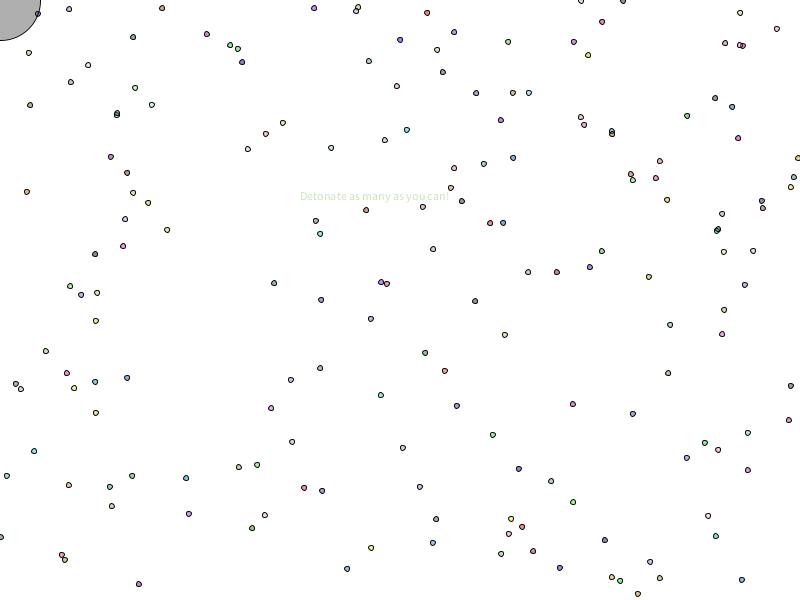
Frame 1 (no input)
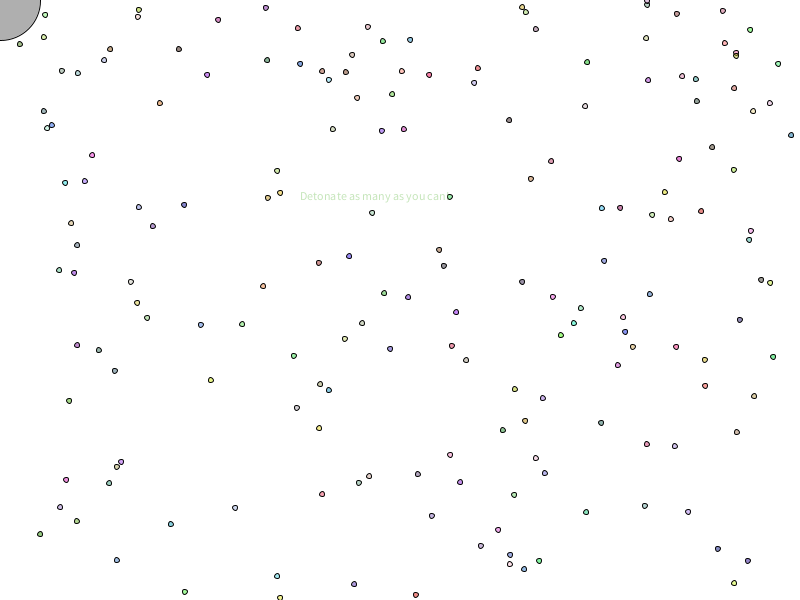
Frame 60 (the mouse pressed at the canvas centre just before this capture)
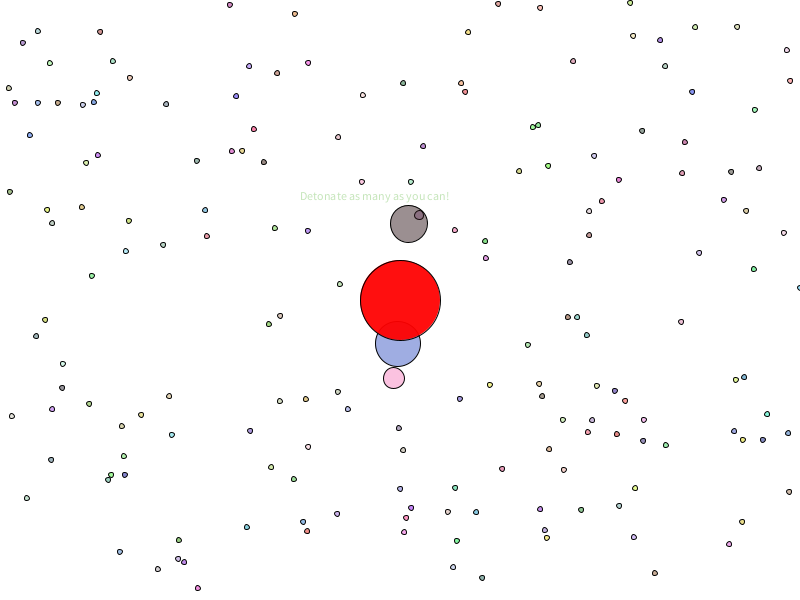
Frame 120 (the mouse held since frame 60 and released just before this capture)

The Processing sketch that drew these frames (run headless with seeded random() and noise(); from frame 60 on, the mouse is pressed at the canvas centre):

// Processing sketch: processing_78679
// ── processing_78679.pde

int count = 180;
float[] color1;
float[] color2;
float[] color3; 
float[] xpos;
float[] ypos;
float[] speedX;
float[] speedY;
float[] rad;
 
void setup(){
 
  size(800, 600);
  background(255);
  smooth();
  noCursor();
 
  xpos = new float[count];
  ypos = new float[count];
  speedX = new float[count];
  speedY = new float[count];
  color1 = new float[count];
  color2 = new float[count];
  color3 = new float[count];
  rad = new float[count];
 
  int n = 0;
  while(n < count){
 
    color1[n] = random(255);
    color2[n] = random(255); 
    color3[n] = random(250); 
    xpos[n] = random(800);
    ypos[n] = random(600);
    speedX[n] = random(-4, 5);
    speedY[n] = random(-5, 4);
    rad[n] = 5;
 
    n++;
  }
}
 
void draw(){
 
  background(255);
  strokeWeight(1);
  smooth();
  int i = 0;
  while(i < count){
    if(xpos[i] < rad[i]/2){
      speedX[i] = -speedX[i];
      xpos[i] = rad[i]/2;
    } else if(xpos[i] > width - rad[i]/2) {
      speedX[i] = -speedX[i];
      xpos[i] = width - rad[i]/2;
    }
     
    if(ypos[i] < rad[i]/2) {
      speedY[i] = -speedY[i];
      ypos[i] = rad[i]/2;
    }else if(ypos[i] > height - rad[i]/2){
      speedY[i] = -speedY[i];
      ypos[i] = height - rad[i]/2;
    }
 
    xpos[i] = xpos[i] + speedX[i];
    ypos[i] = ypos[i] + speedY[i];
    fill(color1[i], color2[i], color3[i], 125);
    ellipse(xpos[i], ypos[i], rad[i], rad[i]);
 
    if((mousePressed == true) && (dist(mouseX, mouseY, xpos[i] , ypos[i]) < 40)){
      if(rad[i] < 80){
         rad[i] += 4;
         speedX[i] = 0;
         speedY[i] = 0;
      }
    }
    i++;
  }
   
  int j = 0;
  while(j < count){
    int k = 0;
    while(k < count){
      if(rad[j]>5){
        if(dist(xpos[j] , ypos[j], xpos[k] , ypos[k]) < rad[j]/2){
          if(rad[k] < 80){
            rad[k] += 4;
            speedX[k] = 0;
            speedY[k] = 0;
          }
          if(rad[k] > 79){
            rad[k] = 5;
            speedX[k] = random(-5, 5);
            speedY[k] = random(-5, 5);
            xpos[k] = random(10, 790);
            ypos[k] = random(10, 590);
          }
        }
      }
      k++;
    }
    j++;
  }
  text("Detonate as many as you can!", 300, 200);
  strokeWeight(1);
  if (mousePressed == true) {
    fill(255, 0, 0, 240);
    ellipse(mouseX, mouseY, 80, 80);
  }else{
    fill(50, 50, 50, 100);
    ellipse(mouseX, mouseY, 80, 80);
  }
   
}
